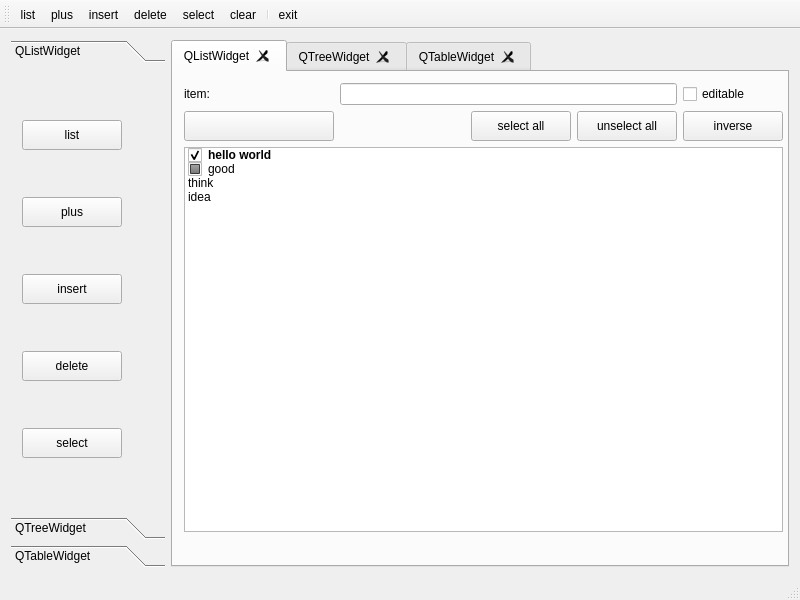
<?xml version="1.0" encoding="UTF-8"?>
<ui version="4.0">
 <class>QListWidget</class>
 <widget class="QMainWindow" name="QListWidget">
  <property name="geometry">
   <rect>
    <x>0</x>
    <y>0</y>
    <width>800</width>
    <height>600</height>
   </rect>
  </property>
  <property name="sizePolicy">
   <sizepolicy hsizetype="Preferred" vsizetype="Preferred">
    <horstretch>1</horstretch>
    <verstretch>0</verstretch>
   </sizepolicy>
  </property>
  <property name="minimumSize">
   <size>
    <width>800</width>
    <height>600</height>
   </size>
  </property>
  <property name="maximumSize">
   <size>
    <width>800</width>
    <height>600</height>
   </size>
  </property>
  <property name="windowTitle">
   <string>QListWidget</string>
  </property>
  <widget class="QWidget" name="centralWidget">
   <layout class="QHBoxLayout" name="horizontalLayout" stretch="1,4">
    <item>
     <widget class="QToolBox" name="toolBox">
      <property name="autoFillBackground">
       <bool>true</bool>
      </property>
      <property name="currentIndex">
       <number>0</number>
      </property>
      <widget class="QWidget" name="page1">
       <property name="geometry">
        <rect>
         <x>0</x>
         <y>0</y>
         <width>157</width>
         <height>444</height>
        </rect>
       </property>
       <attribute name="label">
        <string>QListWidget</string>
       </attribute>
       <layout class="QVBoxLayout" name="verticalLayout">
        <item>
         <widget class="QToolButton" name="btnList">
          <property name="minimumSize">
           <size>
            <width>100</width>
            <height>30</height>
           </size>
          </property>
          <property name="layoutDirection">
           <enum>Qt::LeftToRight</enum>
          </property>
          <property name="autoFillBackground">
           <bool>false</bool>
          </property>
          <property name="text">
           <string>list</string>
          </property>
          <property name="icon">
           <iconset resource="res.qrc">
            <normaloff>:/icons/images/128.bmp</normaloff>:/icons/images/128.bmp</iconset>
          </property>
          <property name="toolButtonStyle">
           <enum>Qt::ToolButtonTextBesideIcon</enum>
          </property>
          <property name="autoRaise">
           <bool>false</bool>
          </property>
         </widget>
        </item>
        <item>
         <widget class="QToolButton" name="btnPlus">
          <property name="minimumSize">
           <size>
            <width>100</width>
            <height>30</height>
           </size>
          </property>
          <property name="text">
           <string>plus</string>
          </property>
          <property name="icon">
           <iconset resource="res.qrc">
            <normaloff>:/icons/images/316.bmp</normaloff>:/icons/images/316.bmp</iconset>
          </property>
          <property name="toolButtonStyle">
           <enum>Qt::ToolButtonTextBesideIcon</enum>
          </property>
         </widget>
        </item>
        <item>
         <widget class="QToolButton" name="btnInsert">
          <property name="minimumSize">
           <size>
            <width>100</width>
            <height>30</height>
           </size>
          </property>
          <property name="text">
           <string>insert</string>
          </property>
          <property name="icon">
           <iconset resource="res.qrc">
            <normaloff>:/icons/images/318.bmp</normaloff>:/icons/images/318.bmp</iconset>
          </property>
          <property name="toolButtonStyle">
           <enum>Qt::ToolButtonTextBesideIcon</enum>
          </property>
         </widget>
        </item>
        <item>
         <widget class="QToolButton" name="btnDelete">
          <property name="minimumSize">
           <size>
            <width>100</width>
            <height>30</height>
           </size>
          </property>
          <property name="text">
           <string>delete</string>
          </property>
          <property name="icon">
           <iconset resource="res.qrc">
            <normaloff>:/icons/images/delete1.bmp</normaloff>:/icons/images/delete1.bmp</iconset>
          </property>
          <property name="toolButtonStyle">
           <enum>Qt::ToolButtonTextBesideIcon</enum>
          </property>
         </widget>
        </item>
        <item>
         <widget class="QToolButton" name="btnSelect">
          <property name="minimumSize">
           <size>
            <width>100</width>
            <height>30</height>
           </size>
          </property>
          <property name="text">
           <string>select</string>
          </property>
          <property name="icon">
           <iconset resource="res.qrc">
            <normaloff>:/icons/images/124.bmp</normaloff>:/icons/images/124.bmp</iconset>
          </property>
          <property name="toolButtonStyle">
           <enum>Qt::ToolButtonTextBesideIcon</enum>
          </property>
          <property name="autoRaise">
           <bool>false</bool>
          </property>
          <property name="arrowType">
           <enum>Qt::NoArrow</enum>
          </property>
         </widget>
        </item>
       </layout>
      </widget>
      <widget class="QWidget" name="page2">
       <attribute name="label">
        <string>QTreeWidget</string>
       </attribute>
      </widget>
      <widget class="QWidget" name="page3">
       <property name="geometry">
        <rect>
         <x>0</x>
         <y>0</y>
         <width>157</width>
         <height>444</height>
        </rect>
       </property>
       <attribute name="label">
        <string>QTableWidget</string>
       </attribute>
      </widget>
     </widget>
    </item>
    <item>
     <widget class="QTabWidget" name="tabWidget">
      <property name="currentIndex">
       <number>0</number>
      </property>
      <property name="elideMode">
       <enum>Qt::ElideLeft</enum>
      </property>
      <property name="usesScrollButtons">
       <bool>true</bool>
      </property>
      <property name="tabsClosable">
       <bool>true</bool>
      </property>
      <property name="movable">
       <bool>true</bool>
      </property>
      <property name="tabBarAutoHide">
       <bool>false</bool>
      </property>
      <widget class="QWidget" name="tab1">
       <attribute name="title">
        <string>QListWidget</string>
       </attribute>
       <widget class="QWidget" name="gridLayoutWidget">
        <property name="geometry">
         <rect>
          <x>0</x>
          <y>0</y>
          <width>621</width>
          <height>471</height>
         </rect>
        </property>
        <layout class="QGridLayout" name="gridLayout" rowstretch="0,0,0">
         <item row="0" column="0">
          <widget class="QLabel" name="label">
           <property name="text">
            <string>item:</string>
           </property>
          </widget>
         </item>
         <item row="1" column="3">
          <widget class="QToolButton" name="btnUnall">
           <property name="minimumSize">
            <size>
             <width>100</width>
             <height>30</height>
            </size>
           </property>
           <property name="text">
            <string>unselect all</string>
           </property>
          </widget>
         </item>
         <item row="1" column="2">
          <widget class="QToolButton" name="btnAll">
           <property name="minimumSize">
            <size>
             <width>100</width>
             <height>30</height>
            </size>
           </property>
           <property name="text">
            <string>select all</string>
           </property>
          </widget>
         </item>
         <item row="1" column="4">
          <widget class="QToolButton" name="btnInverse">
           <property name="minimumSize">
            <size>
             <width>100</width>
             <height>30</height>
            </size>
           </property>
           <property name="text">
            <string>inverse</string>
           </property>
          </widget>
         </item>
         <item row="2" column="0" colspan="5">
          <widget class="QListWidget" name="listWidget">
           <item>
            <property name="text">
             <string>hello world</string>
            </property>
            <property name="font">
             <font>
              <weight>75</weight>
              <bold>true</bold>
             </font>
            </property>
            <property name="checkState">
             <enum>Checked</enum>
            </property>
            <property name="flags">
             <set>ItemIsSelectable|ItemIsEditable|ItemIsDragEnabled|ItemIsDropEnabled|ItemIsUserCheckable|ItemIsEnabled</set>
            </property>
           </item>
           <item>
            <property name="text">
             <string>good</string>
            </property>
            <property name="checkState">
             <enum>PartiallyChecked</enum>
            </property>
           </item>
           <item>
            <property name="text">
             <string>think</string>
            </property>
            <property name="checkState">
             <enum>Unchecked</enum>
            </property>
           </item>
           <item>
            <property name="text">
             <string>idea</string>
            </property>
            <property name="checkState">
             <enum>Unchecked</enum>
            </property>
           </item>
          </widget>
         </item>
         <item row="0" column="4">
          <widget class="QCheckBox" name="checkBox">
           <property name="text">
            <string>editable</string>
           </property>
          </widget>
         </item>
         <item row="0" column="1" colspan="3">
          <widget class="QLineEdit" name="lineEdit"/>
         </item>
         <item row="1" column="0">
          <widget class="QToolButton" name="toolButton">
           <property name="minimumSize">
            <size>
             <width>150</width>
             <height>30</height>
            </size>
           </property>
           <property name="text">
            <string/>
           </property>
          </widget>
         </item>
        </layout>
       </widget>
      </widget>
      <widget class="QWidget" name="tab2">
       <attribute name="title">
        <string>QTreeWidget</string>
       </attribute>
      </widget>
      <widget class="QWidget" name="tab3">
       <attribute name="title">
        <string>QTableWidget</string>
       </attribute>
      </widget>
     </widget>
    </item>
   </layout>
  </widget>
  <widget class="QMenuBar" name="menuBar">
   <property name="geometry">
    <rect>
     <x>0</x>
     <y>0</y>
     <width>800</width>
     <height>17</height>
    </rect>
   </property>
  </widget>
  <widget class="QToolBar" name="mainToolBar">
   <property name="toolButtonStyle">
    <enum>Qt::ToolButtonTextUnderIcon</enum>
   </property>
   <attribute name="toolBarArea">
    <enum>TopToolBarArea</enum>
   </attribute>
   <attribute name="toolBarBreak">
    <bool>false</bool>
   </attribute>
   <addaction name="actionlist"/>
   <addaction name="actionplus"/>
   <addaction name="actioninsert"/>
   <addaction name="actiondelete"/>
   <addaction name="actionselect"/>
   <addaction name="actionclear"/>
   <addaction name="separator"/>
   <addaction name="actionexit"/>
  </widget>
  <widget class="QStatusBar" name="statusBar"/>
  <action name="actionlist">
   <property name="icon">
    <iconset resource="res.qrc">
     <normaloff>:/icons/images/128.bmp</normaloff>:/icons/images/128.bmp</iconset>
   </property>
   <property name="text">
    <string>list</string>
   </property>
  </action>
  <action name="actiondelete">
   <property name="icon">
    <iconset resource="res.qrc">
     <normaloff>:/icons/images/delete1.bmp</normaloff>:/icons/images/delete1.bmp</iconset>
   </property>
   <property name="text">
    <string>delete</string>
   </property>
  </action>
  <action name="actionplus">
   <property name="icon">
    <iconset resource="res.qrc">
     <normaloff>:/icons/images/316.bmp</normaloff>:/icons/images/316.bmp</iconset>
   </property>
   <property name="text">
    <string>plus</string>
   </property>
  </action>
  <action name="actioninsert">
   <property name="checkable">
    <bool>false</bool>
   </property>
   <property name="icon">
    <iconset resource="res.qrc">
     <normaloff>:/icons/images/316.bmp</normaloff>:/icons/images/316.bmp</iconset>
   </property>
   <property name="text">
    <string>insert</string>
   </property>
  </action>
  <action name="actionselect">
   <property name="icon">
    <iconset resource="res.qrc">
     <normaloff>:/icons/images/124.bmp</normaloff>:/icons/images/124.bmp</iconset>
   </property>
   <property name="text">
    <string>select</string>
   </property>
  </action>
  <action name="actionexit">
   <property name="icon">
    <iconset resource="res.qrc">
     <normaloff>:/icons/images/exit.bmp</normaloff>:/icons/images/exit.bmp</iconset>
   </property>
   <property name="text">
    <string>exit</string>
   </property>
  </action>
  <action name="actionPopMenu">
   <property name="text">
    <string>&lt;---select---&gt;</string>
   </property>
  </action>
  <action name="actionselect_all">
   <property name="text">
    <string>select_all</string>
   </property>
  </action>
  <action name="actionunselect_all">
   <property name="text">
    <string>unselect_all</string>
   </property>
  </action>
  <action name="actioninverse">
   <property name="text">
    <string>inverse</string>
   </property>
  </action>
  <action name="actionclear">
   <property name="icon">
    <iconset resource="res.qrc">
     <normaloff>:/icons/images/105.bmp</normaloff>:/icons/images/105.bmp</iconset>
   </property>
   <property name="text">
    <string>clear</string>
   </property>
  </action>
 </widget>
 <layoutdefault spacing="6" margin="11"/>
 <resources>
  <include location="res.qrc"/>
 </resources>
 <connections/>
</ui>
